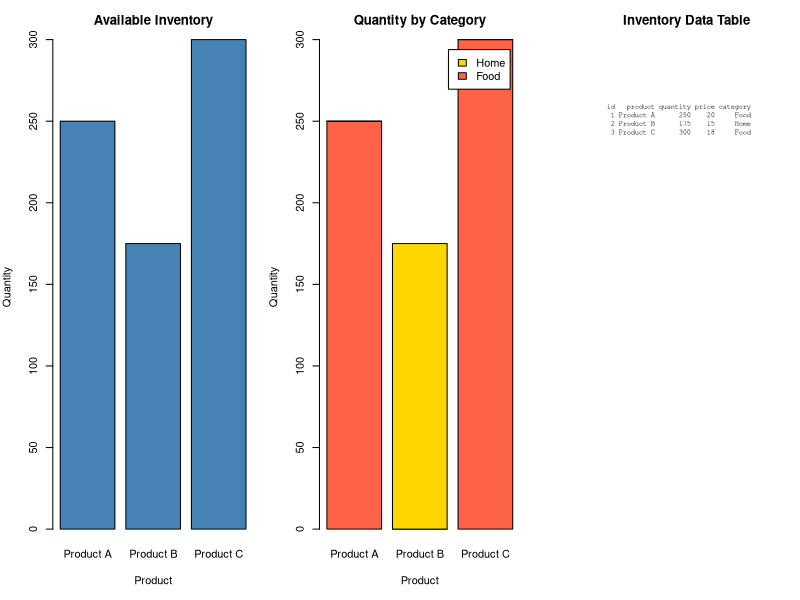

Source code (R):
# Set 18: Product Inventory Management
inventory <- data.frame(id = 1:3, product = paste("Product", LETTERS[1:3]), quantity = c(250, 175, 300), price = c(20, 15, 18), category = c("Food", "Home", "Food"))
category_matrix <- xtabs(quantity ~ product + category, inventory)
old <- par(mfrow = c(1, 3), mar = c(5, 4, 3, 1))
barplot(inventory$quantity, names.arg = inventory$product, xlab = "Product", ylab = "Quantity", main = "Available Inventory", col = "steelblue")
barplot(t(category_matrix), beside = FALSE, xlab = "Product", ylab = "Quantity", main = "Quantity by Category", col = c("tomato", "gold"), legend.text = colnames(category_matrix))
plot.new(); title("Inventory Data Table")
text(.05, .9, paste(capture.output(print(inventory, row.names = FALSE)), collapse = "\n"), adj = c(0, 1), family = "mono", cex = .65)
par(old)
cat("Product categories are sample assignments because the prompt does not provide categories.\n")
